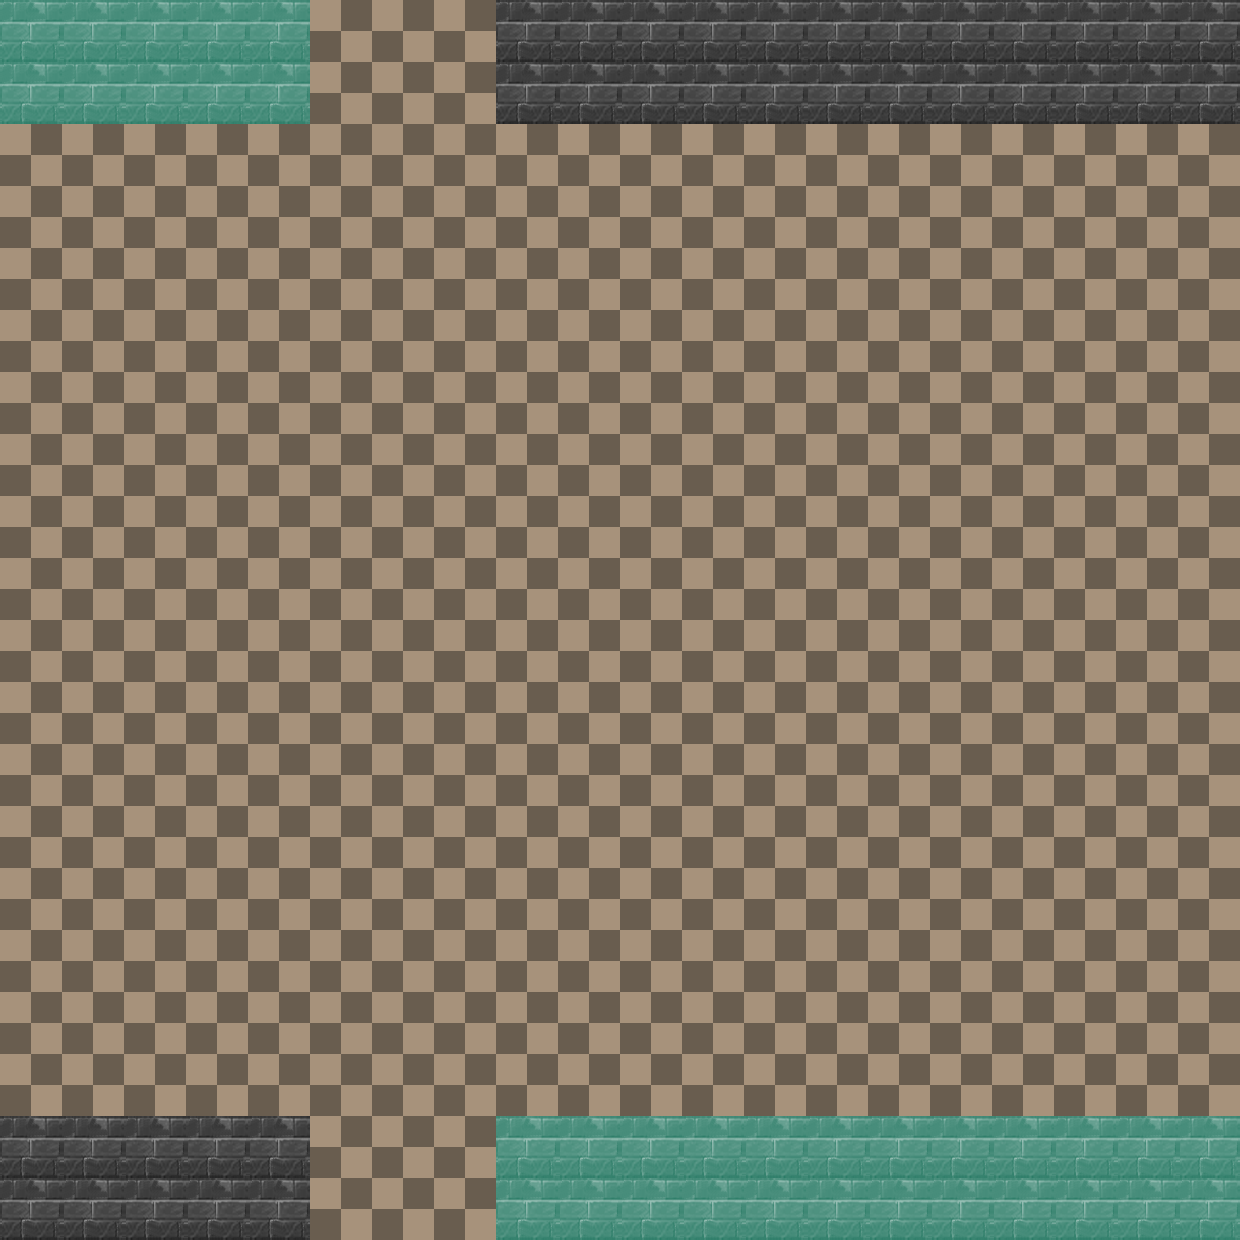

Below is a game level as drawn by its tile map, then a one-line description and the .tmx that defines it (tile-layer data replaced by summaries):
An orthogonal 20x20 tile map with 62x62 px tiles, 1 tile layer (Walls), 2 tilesets.

<map version="1.0" orientation="orthogonal" renderorder="right-down" width="20" height="20" tilewidth="62" tileheight="62" nextobjectid="1">
 <tileset firstgid="1" name="3_CheckerFloor" tilewidth="62" tileheight="62" tilecount="4" columns="2">
  <image source="../Graphics/3_CheckerFloor.png" width="128" height="128" />
 </tileset>
 <tileset firstgid="5" name="BrickWalls" tilewidth="62" tileheight="62" tilecount="4" columns="2">
  <image source="../Graphics/BrickWalls.png" width="128" height="128" />
 </tileset>
 <layer name="Walls" width="20" height="20">
  <data>[400 cells, 400 non-empty, 3 distinct tile ids]</data>
 </layer>
</map>